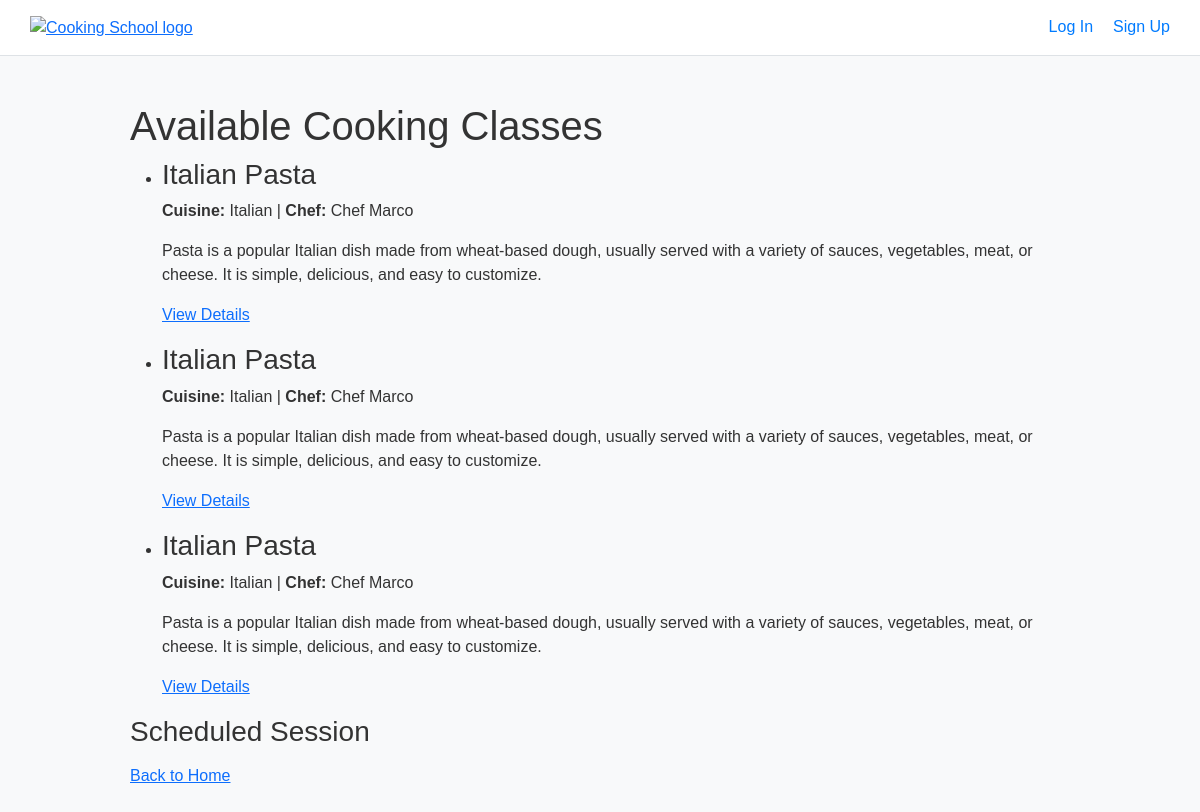
The page / on the database its author committed.
### tables this page shows
CREATE TABLE "cooking_class" (
	"id"	INTEGER NOT NULL UNIQUE,
	"manager_id"	INTEGER NOT NULL,
	"title"	TEXT NOT NULL,
	"cuisine"	TEXT NOT NULL,
	"difficulty"	TEXT NOT NULL,
	"duration"	INTEGER NOT NULL,
	"dietary"	TEXT NOT NULL,
	"chef_name"	TEXT NOT NULL,
	"ingredients"	TEXT NOT NULL,
	"description"	TEXT NOT NULL,
	"img1"	TEXT NOT NULL,
	"img2"	TEXT NOT NULL,
	"img3"	TEXT NOT NULL,
	PRIMARY KEY("id" AUTOINCREMENT)
);

### app.py (the view)
@app.route("/")
def home():
  classes_db = cookingClass_dao.get_all_classes()
  return render_template("home.html", classes=classes_db)

### cookingClass_dao.py (called while the page is built)
def get_all_classes():
    conn = sqlite3.connect("cooking_school.db")
    conn.row_factory = sqlite3.Row
    cursor = conn.cursor()
    query = "SELECT * FROM cooking_class"
    cursor.execute(query)
    classes = cursor.fetchall()
    cursor.close()
    conn.close()
    return classes

### templates/home.html (shortened to what this page needs)
{% extends "base.html" %}
{% block content %}
<div>
  <h1>Available Cooking Classes</h1>
  {% if not classes %}
    <p>No cooking classes available yet.</p>
  {% else %}
    <ul>
      {% for c in classes %}
        <li >
          <h3>{{ c.title }}</h3>
          <p><strong>Cuisine:</strong> {{ c.cuisine }} | <strong>Chef:</strong> {{ c.chef_name }}</p>
          <p>{{ c.description }}</p>
          <p>
            <a href="{{ url_for('class_detail', class_id=c.id) }}">View Details</a>
          </p>
        </li>
      {% endfor %}
    </ul>
    <h3>Scheduled Session</h3>
  {% endif %}
  <p>
    <a href="{{ url_for('home') }}">Back to Home</a>
  </p>
</div>
{% endblock %}

### templates/base.html (shortened to what this page needs)
<!doctype html>
<html lang="en">
  <head>
    <link
      href="https://cdn.jsdelivr.net/npm/bootstrap@5.3.8/dist/css/bootstrap.min.css"
      rel="stylesheet"
    />
    <link
      rel="stylesheet"
      href="https://cdn.jsdelivr.net/npm/bootstrap-icons@1.13.1/font/bootstrap-icons.min.css"
    />
    <link
      rel="stylesheet"
      href="{{ url_for('static', filename='styles/styles.css') }}"
    />
  </head>
  <body>
    <header>
      <a href="{{ url_for('home') }}">
        <img
          class="logo"
          src="{{ url_for('static', filename='images/logo.jpeg') }}"
          alt="Cooking School logo"
        />
      </a>
      <ul>
        {% if current_user.is_authenticated %}
        <li>
          {% if current_user.role == "student" %}
          <a href="{{ url_for('student_area') }}">My Profile</a>
          {% else %}
          <a href="{{ url_for('manager_area') }}">Manager Profile</a>
          {% endif %}
        </li>
        <li><a href="{{ url_for('logout') }}">Log Out</a></li>
        {% else %}
        <li><a href="{{ url_for('login') }}">Log In</a></li>
        <li><a href="{{ url_for('signup') }}">Sign Up</a></li>
        {% endif %}
      </ul>
    </header>
    <main>{% block content %}{% endblock %}</main>
  </body>
</html>

### static/styles/styles.css (style rules this page uses)
.logo { width: 200px; height: 200px; }
body { font-family: Arial, sans-serif; margin: 0; padding: 0; background-color: #f8f9fa; color: #333; }
header { background-color: #ffffff; padding: 15px 30px; border-bottom: 1px solid #dee2e6; display: flex; justify-content: space-between; align-items: center; }
header .logo { height: 40px; }
header ul { list-style: none; margin: 0; padding: 0; display: flex; gap: 20px; }
header ul li a { text-decoration: none; color: #007bff; font-weight: 500; }
main { padding: 30px; max-width: 1000px; margin: 0 auto; }

### rows shown on the page
cooking_class: title "Italian Pasta", cuisine "Italian", chef_name "Chef Marco", description "Pasta is a popular Italian dish made from wheat-based dough, usually served with a variety of sauces, vegetables, meat, or cheese. It is simple, delicious, and easy to customize."
cooking_class: title "Italian Pasta", cuisine "Italian", chef_name "Chef Marco", description "Pasta is a popular Italian dish made from wheat-based dough, usually served with a variety of sauces, vegetables, meat, or cheese. It is simple, delicious, and easy to customize."
cooking_class: title "Italian Pasta", cuisine "Italian", chef_name "Chef Marco", description "Pasta is a popular Italian dish made from wheat-based dough, usually served with a variety of sauces, vegetables, meat, or cheese. It is simple, delicious, and easy to customize."
